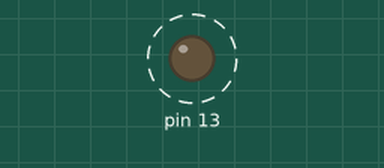
This sketch was run on a simulated Arduino Uno, built with avr-gcc and run on an emulated ATmega328P. Shown: output pins drawn as LEDs (lit = HIGH). Dashed ring = blinking.

Above: at 0.5 s.
Timing chart, 0 to 4.6 s (numbered marks = the images above):
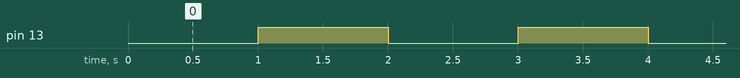

Measured:
- by itself, pin 13: alternates HIGH for 1.0 s and LOW for 1.0 s

The sketch:

sketch_apr11j.ino
```cpp
#include <MsTimer2.h>
void isr()
{
  static boolean state = HIGH;
  digitalWrite(13, state);
  state = !state;

}
void setup() {
  // put your setup code here, to run once:
  MsTimer2 :: set(1000, isr);
  MsTimer2 :: start();
  pinMode(13, OUTPUT);
  //isr();

}

void loop() {
  // put your main code here, to run repeatedly:

}
```
